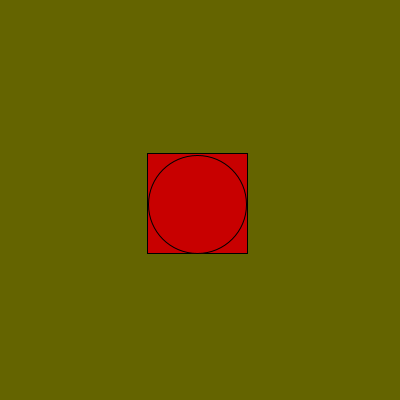
Frame 1 (no input)
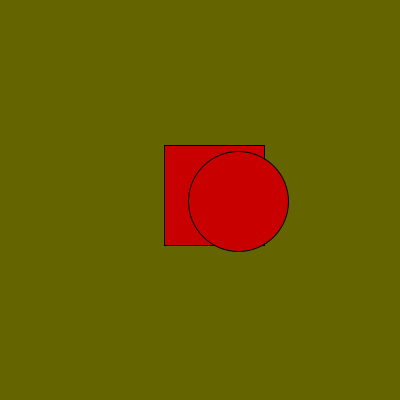
Frame 60 (the mouse pressed at the canvas centre just before this capture)
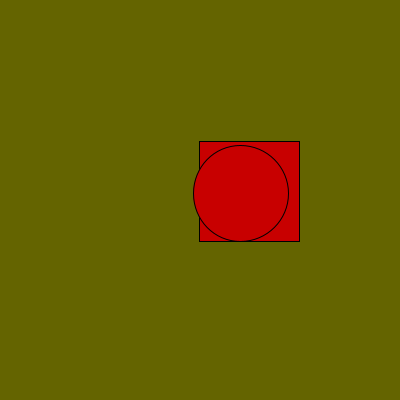
Frame 120 (the mouse held since frame 60 and released just before this capture)

The Processing sketch that drew these frames (run headless with seeded random() and noise(); from frame 60 on, the mouse is pressed at the canvas centre):

// Processing sketch: przyklad010fZmienne5constrainKwadratTezDistAbstrakcja
// ── przyklad010fZmienne5constrainKwadratTezDistAbstrakcja.pde
void setup()
{
  size(400, 400);
  rectMode(CENTER);
}

float srednica;
float X = 200;
float Y = 200;
float A = 200;
float Z = 200;
void draw()
{
  background(100,100,0);
  srednica = random(95,100);
  X = X + random(-5,5);
  Y = Y + random(-5,5);

  A = A + random(-5,5);
  Z = Z + random(-5,5);

  if( dist(X,Y, A,Z) < 100 )
    fill(200, 0, 0);
  else
    fill(255);
    
  rect(A, Z,100,100);
  ellipse(X, Y, srednica, srednica);
}
